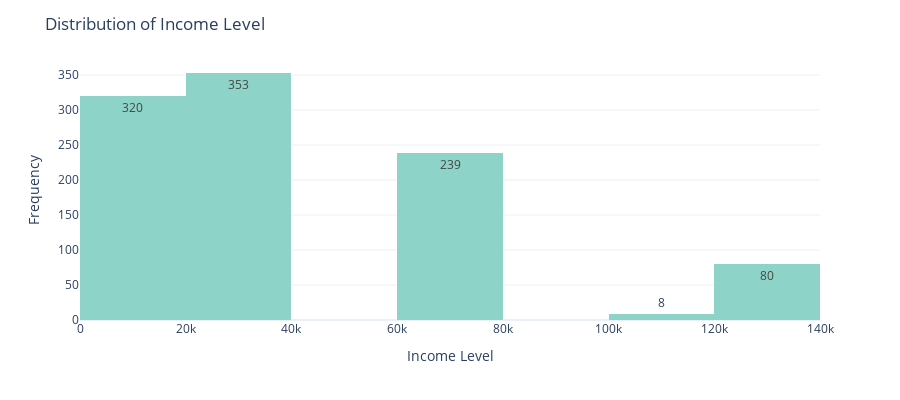

The code cell stored with this chart in its notebook:
### Code cell
# Distribution of the Income Level Column
income_counts = clairborne_df['Income Level'].value_counts()

fig = px.histogram(
    clairborne_df, 
    x='Income Level', 
    nbins=10, 
    color_discrete_sequence=px.colors.qualitative.Set3,
    text_auto=True
)

fig.update_layout(
    title='Distribution of Income Level',
    xaxis_title='Income Level',
    yaxis_title='Frequency',
    template='plotly_white',
    width=900,
    height=400
)

fig.show()

### Figure 1 — Plotly figure (JSON) as saved in the notebook; plotly's stock layout.template omitted (floating-point values rounded to 4 significant figures; data arrays with more than 128 entries replaced by an {"elided": "..."} marker saying what was removed)
{"data": [{"bingroup": "x", "hovertemplate": "Income Level=%{x}<br>count=%{y}<extra></extra>", "legendgroup": "", "marker": {"color": "rgb(141,211,199)", "pattern": {"shape": ""}}, "name": "", "nbinsx": 10, "orientation": "v", "showlegend": false, "texttemplate": "%{value}", "type": "histogram", "x": {"elided": "1000 float values"}, "xaxis": "x", "yaxis": "y"}], "layout": {"barmode": "relative", "height": 400, "legend": {"tracegroupgap": 0}, "margin": {"t": 60}, "title": {"text": "Distribution of Income Level"}, "width": 900, "xaxis": {"anchor": "y", "domain": [0, 1], "title": {"text": "Income Level"}}, "yaxis": {"anchor": "x", "domain": [0, 1], "title": {"text": "Frequency"}}}}
